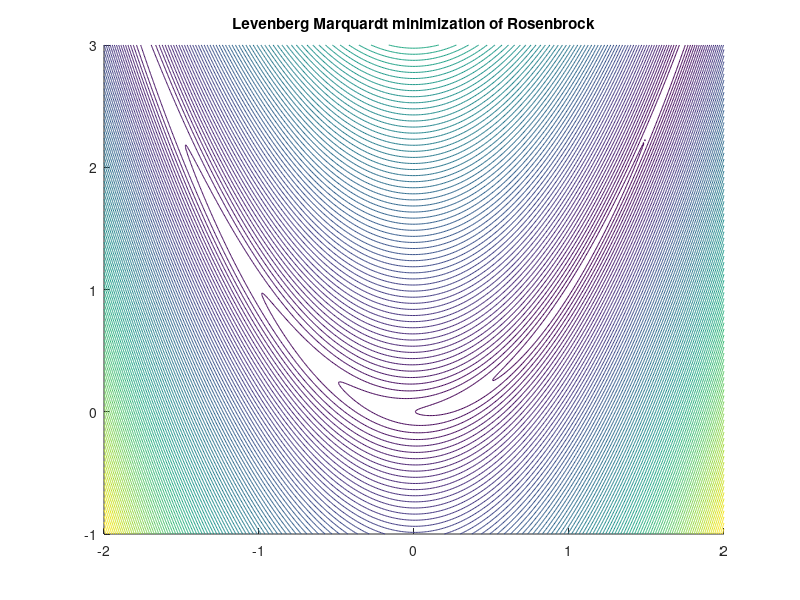

MATLAB code for this plot: (Note: this script raises an error after producing the figure.)
function RR_LevenbergMarquardtTest
% function RR_LevenbergMarquardtTest
% Tests RR_LevenbergMarquardt on the Rosenbrock function, written as the sum of squares of two
% residual components, r(1)=a-x(1) and r(2)=sqrt(b)*(x(2)-x(1)^2), with f(x(1),x(2))=r(1)^2+r(2)^2; 
% f is build from an r with m=2 elements, and the optimization is performed over a space x with n=2
% elements.  [See https://en.wikipedia.org/wiki/Rosenbrock_function for this definition of f(x).]
% The RR_LevenbergMarquardt optimization algorithm then drives f(x(1),x(2))=r(1)^2+r(2)^2 towards zero;
% to apply it to a different vector of residuals r, just define new Residual and Jacobian functions
% herein, where r has m components and x has n components with m>=n, and rerun.  A compact description
% of the notation/algorithm used is at https://sites.cs.ucsb.edu/~yfwang/courses/cs290i_mvg/pdf/LMA.pdf
%% Renaissance Repository, https://github.com/tbewley/RR/tree/main/NR_chap03
%% Copyright 2024 by Thomas Bewley, published under the BSD 3-Clause License. 

global a b; a=1; b=100; % parameters defining the Rosenbrock function being tested

% The next 3 lines just make a pretty plot (only works for the n=2 case)
x=[-2:.01:2]; y=[-1:.01:3]; [X,Y]=meshgrid(x,y); figure(1); clf; hold on, nx=length(x); ny=length(y);
for i=1:nx, for j=1:ny, r=Residual_Rosenbrock([x(i); y(j)]); Z(j,i)=norm(r); end, end
contour(x,y,Z,100); title('Levenberg Marquardt minimization of Rosenbrock')

x0=[0; 0];                   % initial guess for x; this optimization should finish near x=[1,1]
x=RR_LevenbergMarquardt(x0,@Residual_Rosenbrock,@Jacobian_Rosenbrock) % Perform the optimization

end % function RR_LevenbergMarquardtTest
%%%%%%%%%%%%%%%%%%%%%%%%%%%%%%%%%%%%%%%%%%%%%%%%%%%%%%%%%%%%%%%%%%%%%%%%%%%%%%%%%%%%%%%%%
function [r] = Residual_Rosenbrock(x)
global a b; 
r=[ a-x(1); sqrt(b)*(x(2)-x(1)^2) ];  % The actual Rosenbrock function is f=r(1)^2+r(2)^2;
end % function Residual_Rosenbrock
%%%%%%%%%%%%%%%%%%%%%%%%%%%%%%%%%%%%%%%%%%%%%%%%%%%%%%%%%%%%%%%%%%%%%%%%%%%%%%%%%%%%%%%%%%
function [J] = Jacobian_Rosenbrock(x,r)
% This is the (analytical) derivative of each component of r w.r.t. each component of x
global a b; 
J=[-1, 0; sqrt(b)*(-1)*x(1), sqrt(b)]; 
end % function Jacobian_Rosenbrock
